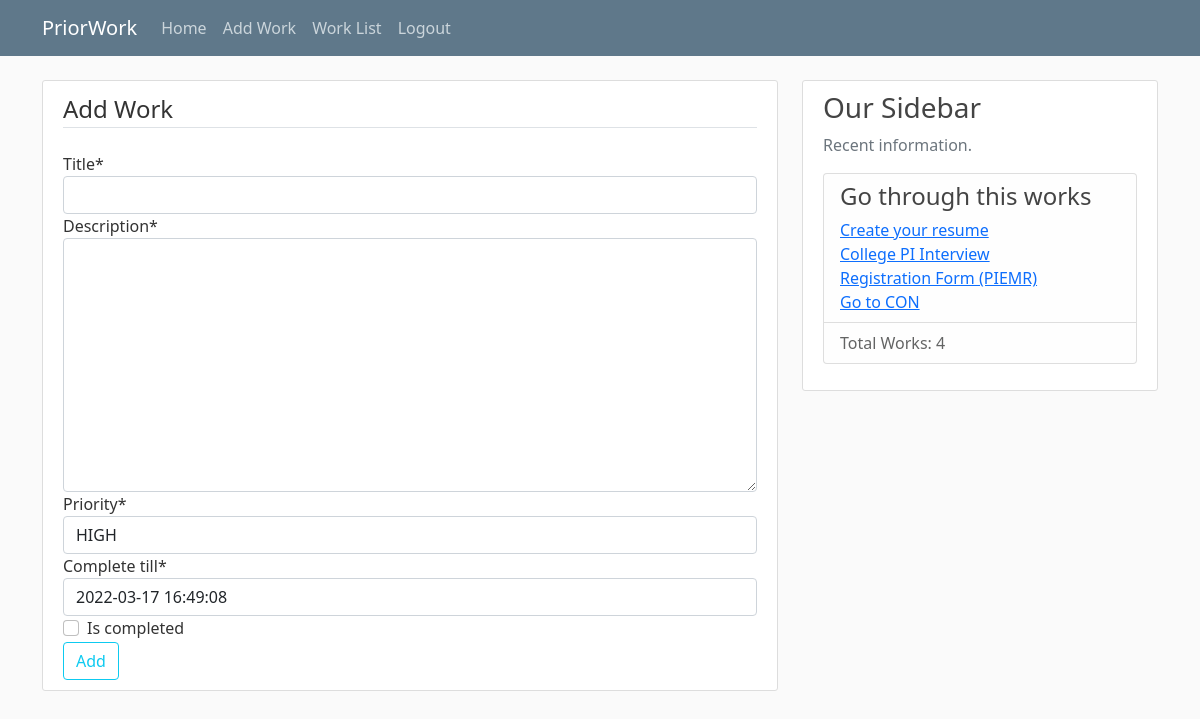
/add_work/ (signed in), run on the app's committed database.
### Main/models.py (models this page shows, shortened)
class Work(models.Model):
    LOW = 0
    NORMAL = 1
    HIGH = 2
    FHIGH = 3
    title = models.CharField(max_length=200)
    description = models.TextField(max_length=2000)
    date_created = models.DateTimeField(default=timezone.now)
    complete_till = models.DateTimeField(default=timezone.now)
    is_completed = models.BooleanField(default=False)
    author = models.ForeignKey(User, on_delete=models.CASCADE)
    priority = models.IntegerField(choices=(
        (LOW, 'LOW'),
        (NORMAL, 'NORMAL'),
        (HIGH, 'HIGH'),
        (FHIGH, 'FIRST PRIORITY'),
    ), default=2)
    class Meta:
        ordering = ['-priority', '-date_created']

### Main/views.py (the view, shortened to what this page needs)
# urls.py: path('add_work/', view=views.CreateWork.as_view(), name="add_work"),
class CreateWork(LoginRequiredMixin, SuccessMessageMixin, CreateView):
    model = Work
    fields = ['title', 'description', 'priority', 'complete_till', 'is_completed']
    template_name = "Main/add_work.html"
    success_message = "Work was added successfully"

### Main/templates/Main/add_work.html (shortened to what this page needs)
{% extends 'Main/base.html' %}
{% load crispy_forms_tags %}
{% block content %}
<div class="content-section">
    <form method="POST">
        <fieldset class="form-group">
            <legend class="border-bottom mb-4">Add Work</legend>
            {{ form|crispy }}
        </fieldset>
        <div class="form-group">
            <button class="btn btn-outline-info" type="submit">Add</button>
        </div>
    </form>
</div>
{% endblock %}

### Main/templates/Main/base.html (shortened to what this page needs)
{% load static %}
<!DOCTYPE html>
<html>
<head>
    <link rel="stylesheet" href="{% static 'Main/bootstrap.min.css' %}">
    <link rel="stylesheet" type="text/css" href="{% static 'Main/main.css' %}">
</head>
<body>
    <header class="site-header">
      <nav class="navbar navbar-expand-md navbar-dark bg-steel fixed-top">
        <div class="container">
          <a class="navbar-brand mr-4" href="">PriorWork</a>
          <div class="collapse navbar-collapse" id="navbarToggle">
            <div class="navbar-nav">
              {% if user.is_authenticated %}
                <a class="nav-item nav-link" href="{% url 'main:index' %}">Home</a>
                <a class="nav-item nav-link" href="{% url 'main:add_work' %}">Add Work</a>
                <a class="nav-item nav-link" href="{% url 'main:work_list' %}">Work List</a>
                <a class="nav-item nav-link" href="{% url 'accounts:logout' %}">Logout</a>
              {% else %}
                <a class="nav-item nav-link" href="{% url 'accounts:login' %}">Login</a>
                <a class="nav-item nav-link" href="{% url 'accounts:signup' %}">Register</a>
              {% endif %}
            </div>
          </div>
        </div>
      </nav>
    </header>
    <main role="main" class="container">
      <div class="row">
        <div class="col-md-8">
          {% block content %}{% endblock %}
        </div>
        <div class="col-md-4">
          <div class="content-section">
            <h3>Our Sidebar</h3>
            <p class='text-muted'>Recent information.
              <ul class="list-group">
                <li class="list-group-item list-group-item-light">
                  <h4>Go through this works</h4>
                  {% for work in user.work_set.all|slice:":5"  %}
                    <a href="{% url 'main:work_update' work.pk %}" class="link-primary">{{work.title}}</a><br/>
                  {% endfor %}
                </li>
                <li class="list-group-item list-group-item-light">
                  Total Works: {{ user.work_set.count }}
                </li>
              </ul>
            </p>
          </div>
        </div>
      </div>
    </main>
</body>
</html>

### Main/static/Main/main.css (style rules this page uses)
body { background: #fafafa; color: #333333; margin-top: 5rem; }
h1, h2, h3, h4, h5, h6 { color: #444444; }
ul { margin: 0; }
.bg-steel { background-color: #5f788a; }
.site-header .navbar-nav .nav-link { color: #cbd5db; }
.content-section { background: #ffffff; padding: 10px 20px; border: 1px solid #dddddd; border-radius: 3px; margin-bottom: 20px; }

### data on the page
Work: title "Create your resume"
Work: title "College PI Interview"
Work: title "Registration Form (PIEMR)"
Work: title "Go to CON"

### other printed values
{{ user.work_set.count }} "4"
